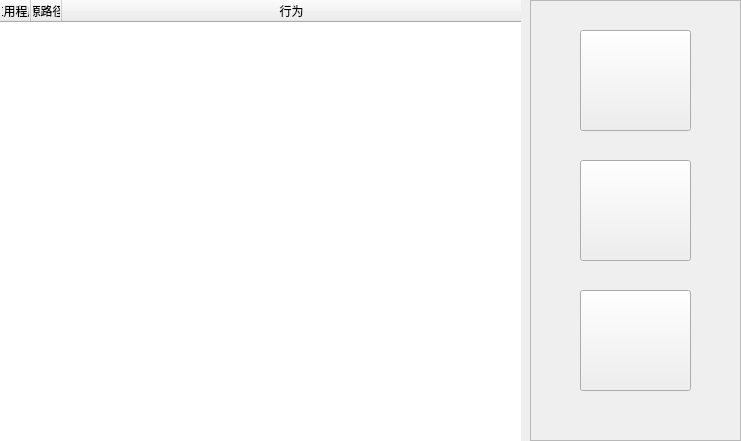
<?xml version="1.0" encoding="UTF-8"?>
<ui version="4.0">
 <class>RuleDlg</class>
 <widget class="QWidget" name="RuleDlg">
  <property name="geometry">
   <rect>
    <x>0</x>
    <y>0</y>
    <width>741</width>
    <height>441</height>
   </rect>
  </property>
  <property name="sizePolicy">
   <sizepolicy hsizetype="Preferred" vsizetype="Preferred">
    <horstretch>0</horstretch>
    <verstretch>0</verstretch>
   </sizepolicy>
  </property>
  <property name="minimumSize">
   <size>
    <width>741</width>
    <height>441</height>
   </size>
  </property>
  <property name="windowTitle">
   <string>Form</string>
  </property>
  <widget class="QFrame" name="frame">
   <property name="geometry">
    <rect>
     <x>0</x>
     <y>0</y>
     <width>521</width>
     <height>441</height>
    </rect>
   </property>
   <property name="styleSheet">
    <string notr="true"/>
   </property>
   <property name="frameShape">
    <enum>QFrame::StyledPanel</enum>
   </property>
   <property name="frameShadow">
    <enum>QFrame::Raised</enum>
   </property>
   <widget class="QTableWidget" name="tableWidget">
    <property name="geometry">
     <rect>
      <x>0</x>
      <y>0</y>
      <width>521</width>
      <height>441</height>
     </rect>
    </property>
    <property name="sizePolicy">
     <sizepolicy hsizetype="Fixed" vsizetype="Fixed">
      <horstretch>0</horstretch>
      <verstretch>0</verstretch>
     </sizepolicy>
    </property>
    <property name="maximumSize">
     <size>
      <width>521</width>
      <height>441</height>
     </size>
    </property>
    <property name="mouseTracking">
     <bool>true</bool>
    </property>
    <property name="contextMenuPolicy">
     <enum>Qt::CustomContextMenu</enum>
    </property>
    <property name="autoFillBackground">
     <bool>false</bool>
    </property>
    <property name="styleSheet">
     <string notr="true"/>
    </property>
    <property name="frameShape">
     <enum>QFrame::NoFrame</enum>
    </property>
    <property name="frameShadow">
     <enum>QFrame::Plain</enum>
    </property>
    <property name="lineWidth">
     <number>1200</number>
    </property>
    <property name="sizeAdjustPolicy">
     <enum>QAbstractScrollArea::AdjustToContents</enum>
    </property>
    <property name="dragEnabled">
     <bool>false</bool>
    </property>
    <property name="selectionBehavior">
     <enum>QAbstractItemView::SelectRows</enum>
    </property>
    <property name="textElideMode">
     <enum>Qt::ElideNone</enum>
    </property>
    <property name="showGrid">
     <bool>true</bool>
    </property>
    <property name="gridStyle">
     <enum>Qt::SolidLine</enum>
    </property>
    <property name="rowCount">
     <number>0</number>
    </property>
    <property name="columnCount">
     <number>3</number>
    </property>
    <attribute name="horizontalHeaderVisible">
     <bool>true</bool>
    </attribute>
    <attribute name="horizontalHeaderCascadingSectionResizes">
     <bool>false</bool>
    </attribute>
    <attribute name="horizontalHeaderDefaultSectionSize">
     <number>31</number>
    </attribute>
    <attribute name="horizontalHeaderHighlightSections">
     <bool>true</bool>
    </attribute>
    <attribute name="horizontalHeaderMinimumSectionSize">
     <number>0</number>
    </attribute>
    <attribute name="horizontalHeaderShowSortIndicator" stdset="0">
     <bool>false</bool>
    </attribute>
    <attribute name="horizontalHeaderStretchLastSection">
     <bool>true</bool>
    </attribute>
    <attribute name="verticalHeaderVisible">
     <bool>false</bool>
    </attribute>
    <attribute name="verticalHeaderCascadingSectionResizes">
     <bool>false</bool>
    </attribute>
    <attribute name="verticalHeaderDefaultSectionSize">
     <number>31</number>
    </attribute>
    <column>
     <property name="text">
      <string>应用程序</string>
     </property>
     <property name="textAlignment">
      <set>AlignCenter</set>
     </property>
    </column>
    <column>
     <property name="text">
      <string>源路径</string>
     </property>
     <property name="textAlignment">
      <set>AlignCenter</set>
     </property>
    </column>
    <column>
     <property name="text">
      <string>行为</string>
     </property>
     <property name="textAlignment">
      <set>AlignCenter</set>
     </property>
    </column>
   </widget>
  </widget>
  <widget class="QFrame" name="frame_2">
   <property name="geometry">
    <rect>
     <x>530</x>
     <y>0</y>
     <width>211</width>
     <height>441</height>
    </rect>
   </property>
   <property name="styleSheet">
    <string notr="true"/>
   </property>
   <property name="frameShape">
    <enum>QFrame::StyledPanel</enum>
   </property>
   <property name="frameShadow">
    <enum>QFrame::Raised</enum>
   </property>
   <widget class="QPushButton" name="addRuleBtn">
    <property name="geometry">
     <rect>
      <x>50</x>
      <y>160</y>
      <width>111</width>
      <height>101</height>
     </rect>
    </property>
    <property name="styleSheet">
     <string notr="true"/>
    </property>
    <property name="text">
     <string/>
    </property>
    <property name="icon">
     <iconset resource="firewall.qrc">
      <normaloff>:/images/addRule.png</normaloff>:/images/addRule.png</iconset>
    </property>
    <property name="iconSize">
     <size>
      <width>111</width>
      <height>111</height>
     </size>
    </property>
   </widget>
   <widget class="QPushButton" name="blockAllBtn">
    <property name="geometry">
     <rect>
      <x>50</x>
      <y>30</y>
      <width>111</width>
      <height>101</height>
     </rect>
    </property>
    <property name="styleSheet">
     <string notr="true"/>
    </property>
    <property name="text">
     <string/>
    </property>
    <property name="icon">
     <iconset resource="firewall.qrc">
      <normaloff>:/images/pass_all.png</normaloff>:/images/pass_all.png</iconset>
    </property>
    <property name="iconSize">
     <size>
      <width>105</width>
      <height>105</height>
     </size>
    </property>
   </widget>
   <widget class="QPushButton" name="addRuleBtn_2">
    <property name="geometry">
     <rect>
      <x>50</x>
      <y>290</y>
      <width>111</width>
      <height>101</height>
     </rect>
    </property>
    <property name="styleSheet">
     <string notr="true"/>
    </property>
    <property name="text">
     <string/>
    </property>
    <property name="icon">
     <iconset resource="firewall.qrc">
      <normaloff>:/images/addRule.png</normaloff>:/images/addRule.png</iconset>
    </property>
    <property name="iconSize">
     <size>
      <width>111</width>
      <height>111</height>
     </size>
    </property>
   </widget>
  </widget>
 </widget>
 <resources>
  <include location="firewall.qrc"/>
 </resources>
 <connections/>
</ui>
